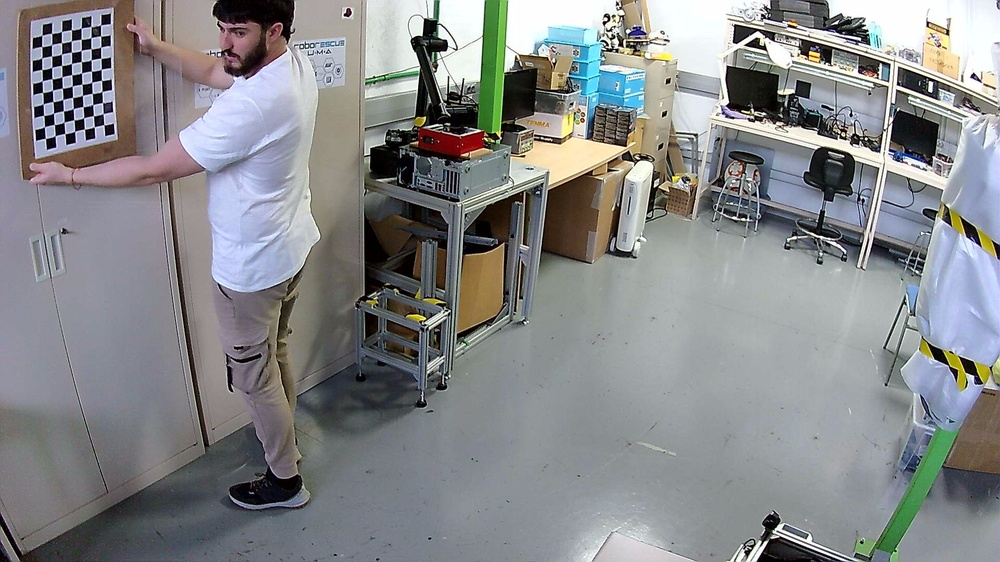
#> input picture Software/Visión Arucos/fotos_calibracion2/foto_000.jpg, 1000 x 562 px, shrunk from 1920 x 1080 before the run; its folder holds only this picture in this run
$ python calibrar_camara2.py
#> lines starting #> are read from the running program, lines starting #| are printed output that depends on the picture; after the words box and inside, x2 and y2 are one past the last pixel; in counts of white or black regions, pixels touching at a corner belong together; long printed decimals are rounded
import cv2
import numpy as np
import glob
import os

# ---------------------------------------------------------
# 1. CONFIGURACIÓN (¡Verifica estos datos con tu papel!)
# ---------------------------------------------------------
CARPETA_FOTOS = "fotos_calibracion2"
CARPETA_SALIDA = "fotos_calibracion_detectadas2"

# ¡OJO! Número de INTERSECCIONES internas, no cuadrados. (Columnas, Filas)
pattern_size = (7, 10)
# Tamaño del lado de un cuadrado en metros (0.035 = 3.5 cm)
square_size = 0.035

os.makedirs(CARPETA_SALIDA, exist_ok=True)

# ---------------------------------------------------------
# 2. PREPARACIÓN
# ---------------------------------------------------------
criteria = (cv2.TERM_CRITERIA_EPS + cv2.TERM_CRITERIA_MAX_ITER, 30, 0.001)

objp = np.zeros((pattern_size[0] * pattern_size[1], 3), np.float32)
objp[:, :2] = np.mgrid[0:pattern_size[0], 0:pattern_size[1]].T.reshape(-1, 2)
objp *= square_size

objpoints = [] # Puntos 3D en el espacio del mundo real
imgpoints = [] # Puntos 2D en el plano de la imagen

images = glob.glob(os.path.join(CARPETA_FOTOS, '*.jpg')) + \
         glob.glob(os.path.join(CARPETA_FOTOS, '*.png'))

print(f"📂 Buscando imágenes en: {CARPETA_FOTOS}")
print(f"🔍 Encontradas {len(images)} imágenes.")

# ---------------------------------------------------------
# 3. EXTRACCIÓN DE ESQUINAS
# ---------------------------------------------------------
fotos_validas = 0

for fname in images:
    img = cv2.imread(fname)
#> img is the input picture: shape (562, 1000, 3); mean B, G, R 138.2, 136.4, 134.7
    gray = cv2.cvtColor(img, cv2.COLOR_BGR2GRAY)
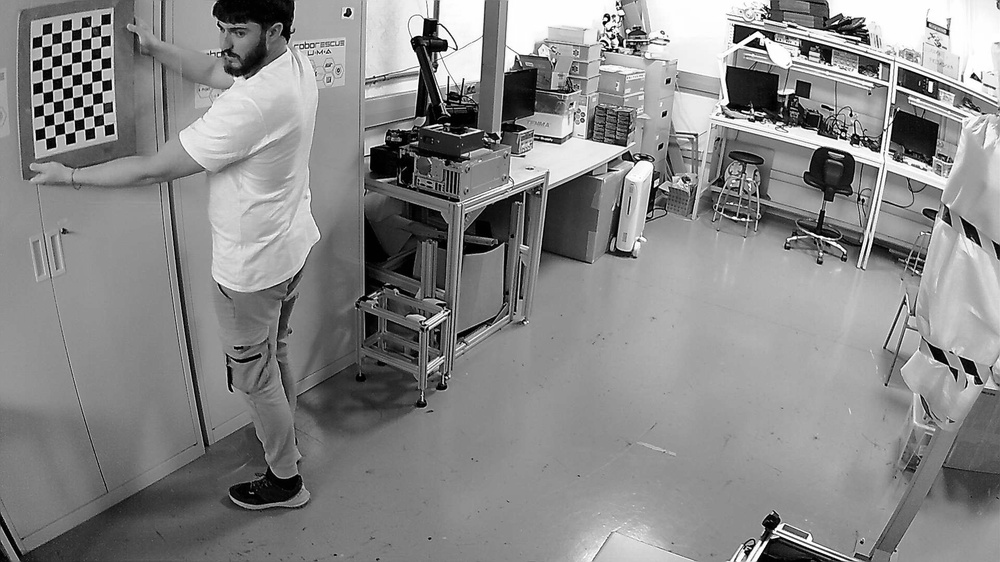
#> gray: shape (562, 1000); min 0, max 255, mean 136.2

    # Buscar esquinas
    ret, corners = cv2.findChessboardCorners(gray, pattern_size, None)
#> ret = True; corners = 70 rows, first 8: [103.7, 124.6], [94.12, 126.8], [84.4, 129.1], [74.61, 131.3], [64.81, 133.5], [54.98, 135.8], [45.38, 138.4], [103.1, 113.6]

    if ret:
        objpoints.append(objp)
        corners2 = cv2.cornerSubPix(gray, corners, (11,11), (-1,-1), criteria)
#> corners2 = 70 rows, first 8: [98.51, 120.5], [93.26, 121.4], [83.85, 123.3], [74.66, 125.4], [64.42, 132.4], [59.63, 129.1], [50.18, 139.6], [97.46, 109]
        imgpoints.append(corners2)
        fotos_validas += 1

        # Guardar imagen de comprobación
        cv2.drawChessboardCorners(img, pattern_size, corners2, ret)
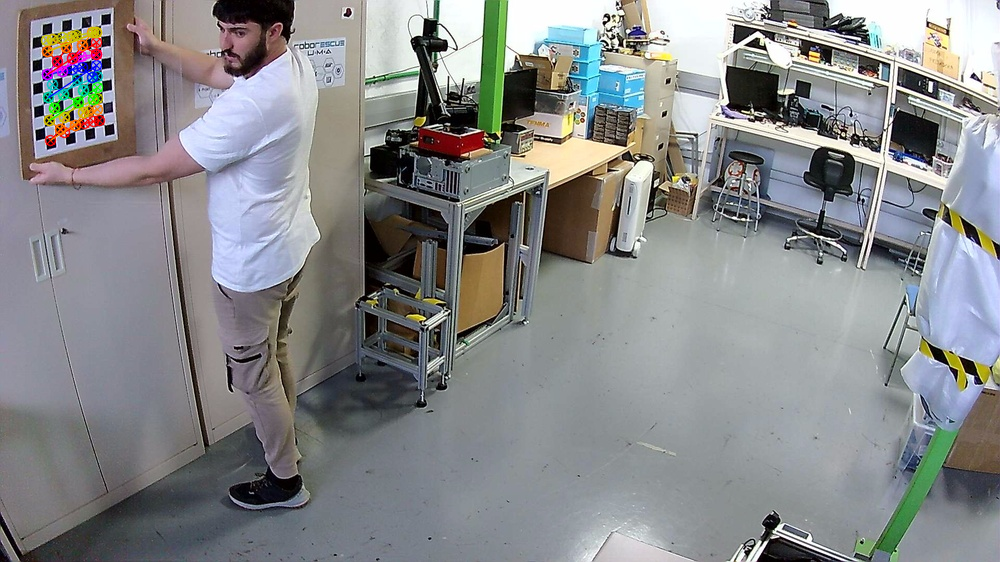
#> img: shape (562, 1000, 3); 0.89% of pixels changed, all inside (x1, y1, x2, y2) = (40, 26, 106, 147)
        nombre_salida = os.path.join(CARPETA_SALIDA, os.path.basename(fname))
        cv2.imwrite(nombre_salida, img)
        print(f"✅ OK: {os.path.basename(fname)}")
    else:
        print(f"⚠️  FALLO: No se detectó patrón en {os.path.basename(fname)}")

print(f"\n✅ Se usaron {fotos_validas} de {len(images)} imágenes para calibrar.")

if fotos_validas == 0:
    print("❌ ERROR: No se detectó el tablero en ninguna foto. Revisa 'pattern_size'.")
    exit()

# ---------------------------------------------------------
# 4. CÁLCULO DE LA CALIBRACIÓN
# ---------------------------------------------------------
print("\n⏳ Calculando matrices (esto puede tardar unos segundos)...")
ret, mtx, dist, rvecs, tvecs = cv2.calibrateCamera(
    objpoints, imgpoints, gray.shape[::-1], None, None
)
#> ret = 5.62; mtx = [[387, 0, 542.7], [0, 796.3, 200], [0, 0, 1]]; dist = [[-0.0107, 0.000641, 0.0676, -0.0215, -0.0032]]; rvecs = ([-1.58, -0.175, 2.57],); tvecs = ([-2.75, -0.459, 2.47],)

print("\n🎯 ¡Calibración completada!")
print("\nMatriz de cámara (camera_matrix.npy):")
print(mtx)
#| [[387.014   0.         542.708]
#|  [  0.         796.254 200.037]
#|  [  0.           0.           1.        ]]
print("\nCoeficientes de distorsión (dist_coeffs.npy):")
print(dist)
#| [[-0.01072   0.0006414  0.06757 -0.02146  -0.0032 ]]

np.save('camera_matrix.npy', mtx)
np.save('dist_coeffs.npy', dist)
print("\n💾 Archivos .npy guardados exitosamente.")

# ---------------------------------------------------------
# 5. CÁLCULO DEL ERROR DE REPROYECCIÓN
# ---------------------------------------------------------
mean_error = 0
for i in range(len(objpoints)):
    imgpoints2, _ = cv2.projectPoints(objpoints[i], rvecs[i], tvecs[i], mtx, dist)
    error = cv2.norm(imgpoints[i], imgpoints2, cv2.NORM_L2) / len(imgpoints2)
    mean_error += error
#> this loop made 1 pass
#> (error, mean_error) on pass 1: (0.672, 0.672)
#> after the loop, mean_error = 0.672

error_final = mean_error/len(objpoints)
#> error_final = 0.672
print(f"\n📏 Error total de reproyección: {error_final:.4f} píxeles")
#| 📏 Error total de reproyección: 0.6721 píxeles

if error_final < 0.5:
    print("🌟 ¡RESULTADO EXCELENTE! Tu calibración es hiper-precisa.")
elif error_final < 1.0:
    print("👍 RESULTADO BUENO. Servirá perfectamente para Eurobot.")
else:
    print("⚠️ AVISO: Error por encima de 1.0. Intenta sacar fotos más nítidas o descartar las borrosas.")

$ run again, on Software/Visión Arucos/fotos_calibracion2/foto_004.jpg
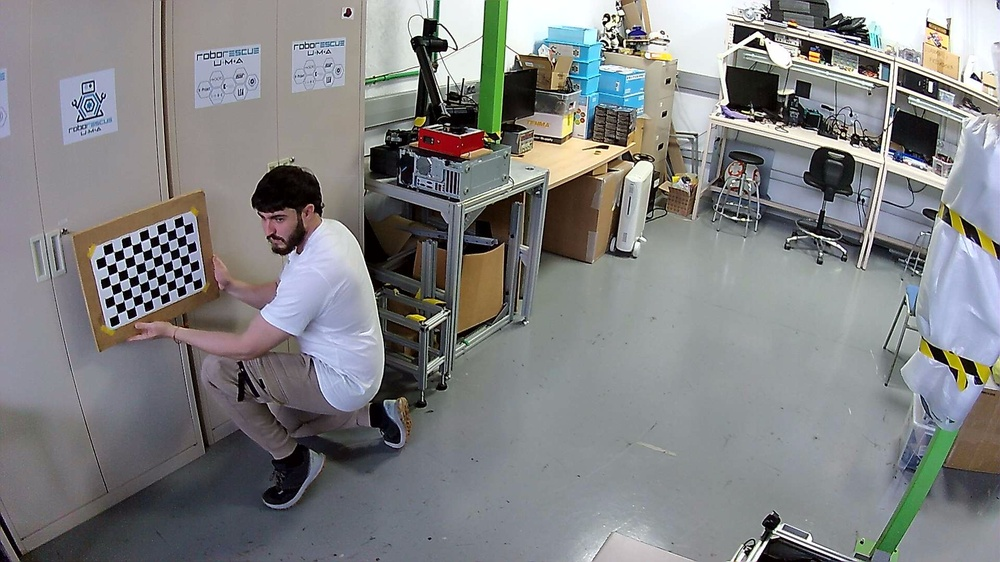
#> input picture Software/Visión Arucos/fotos_calibracion2/foto_004.jpg, 1000 x 562 px, shrunk from 1920 x 1080 before the run
#> img is the input picture: shape (562, 1000, 3); mean B, G, R 131.4, 130.3, 129.5
#> `gray = cv2.cvtColor(img, cv2.COLOR_BGR2GRAY)`:
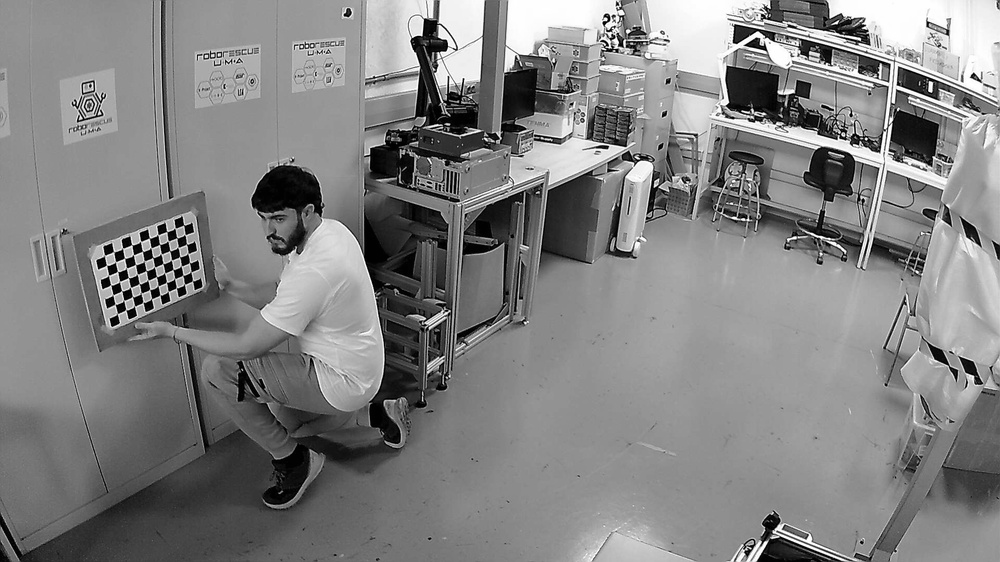
#> gray: shape (562, 1000); min 0, max 255, mean 130.2
#> `ret, corners = cv2.findChessboardCorners(gray, pattern_size, None)`: ret = True; corners = 70 rows, first 8: [117.5, 313.6], [114.9, 304.3], [113, 294.9], [110.6, 284.8], [108.7, 275.1], [106.5, 265.3], [104.9, 255.2], [125.7, 309.6]
#> corners2 = 70 rows, first 8: [120.6, 307.5], [118.4, 298], [115.9, 287.8], [114, 278.5], [112.2, 268.6], [112.2, 268.5], [110, 259.1], [122, 308.7]
#> `cv2.drawChessboardCorners(img, pattern_size, corners2, ret)`:
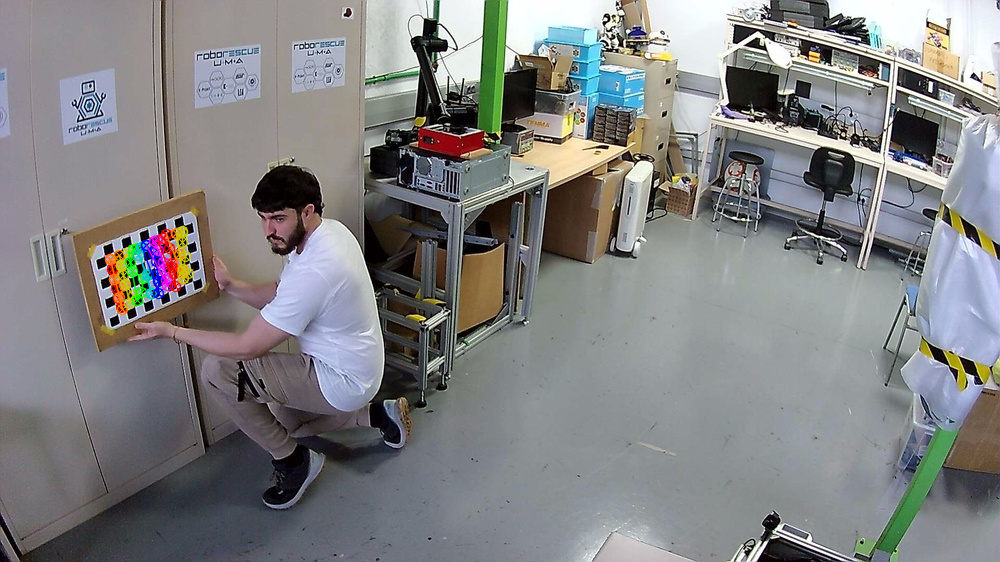
#> img: shape (562, 1000, 3); 0.83% of pixels changed, all inside (x1, y1, x2, y2) = (104, 225, 195, 316)
#> `ret, mtx, dist, rvecs, tvecs = cv2.calibrateCamera( objpoints, imgpoin..`: ret = 4.64; mtx = [[755.3, 0, 482.5], [0, 857.7, 255.4], [0, 0, 1]]; dist = [[-0.0226, 2.1, 0.296, 0.0199, -4.87]]; rvecs = ([0.0586, 0.606, -1.68],); tvecs = ([-1.32, -0.0193, 2.77],)
#| [[755.313   0.         482.509]
#|  [  0.         857.708  255.427]
#|  [  0.           0.           1.        ]]
#| [[-0.0226  2.099  0.2955  0.01992 -4.871]]
#> the loop `for i in range(len(objpoints)):` made 1 pass
#> (error, mean_error) on pass 1: (0.555, 0.555)
#> after the loop `for i in range(len(objpoints)):`: mean_error = 0.555
#| 📏 Error total de reproyección: 0.5548 píxeles
